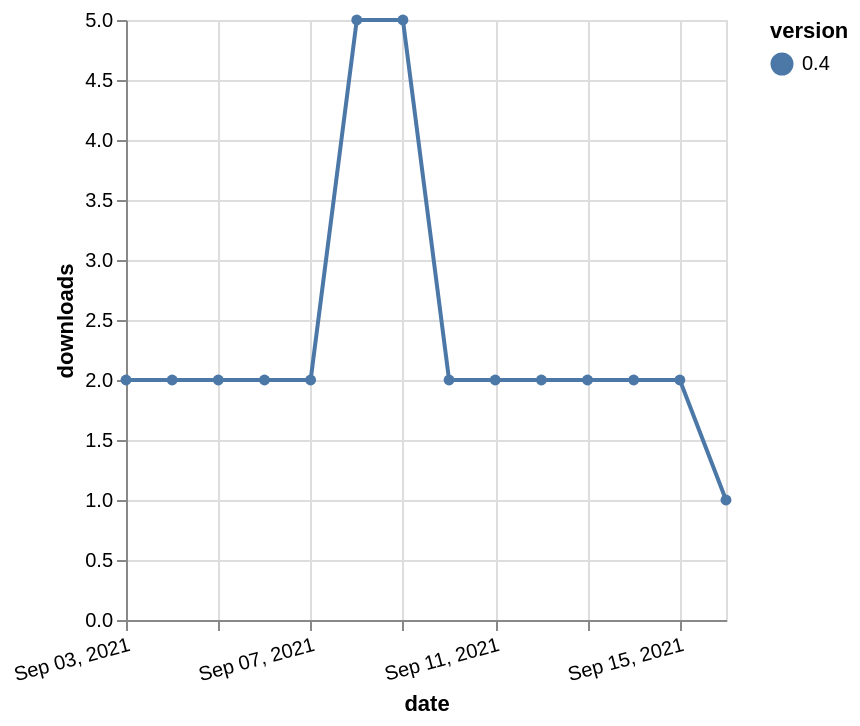

Describe this chart as a Vega-Lite specification.
### Vega-Lite specification from a JSON file in a GitHub repository (floating-point values rounded to 4 significant figures)
{"$schema": "https://vega.github.io/schema/vega-lite/v5.json", "description": "A simple bar chart with embedded data.", "data": {"values": [{"date": "2021-09-03", "total": 3120, "delta": 2, "version": "0.4"}, {"date": "2021-09-04", "total": 3122, "delta": 2, "version": "0.4"}, {"date": "2021-09-05", "total": 3124, "delta": 2, "version": "0.4"}, {"date": "2021-09-06", "total": 3126, "delta": 2, "version": "0.4"}, {"date": "2021-09-07", "total": 3128, "delta": 2, "version": "0.4"}, {"date": "2021-09-08", "total": 3133, "delta": 5, "version": "0.4"}, {"date": "2021-09-09", "total": 3138, "delta": 5, "version": "0.4"}, {"date": "2021-09-10", "total": 3140, "delta": 2, "version": "0.4"}, {"date": "2021-09-11", "total": 3142, "delta": 2, "version": "0.4"}, {"date": "2021-09-12", "total": 3144, "delta": 2, "version": "0.4"}, {"date": "2021-09-13", "total": 3146, "delta": 2, "version": "0.4"}, {"date": "2021-09-14", "total": 3148, "delta": 2, "version": "0.4"}, {"date": "2021-09-15", "total": 3150, "delta": 2, "version": "0.4"}, {"date": "2021-09-16", "total": 3151, "delta": 1, "version": "0.4"}]}, "width": "container", "mark": {"type": "line", "point": {"filled": true}}, "encoding": {"x": {"field": "date", "type": "temporal", "timeUnit": "yearmonthdate", "title": "date", "axis": {"labelAngle": -15}}, "y": {"field": "delta", "type": "quantitative", "title": "downloads"}, "color": {"field": "version", "type": "nominal"}, "tooltip": {"field": "delta"}}}
